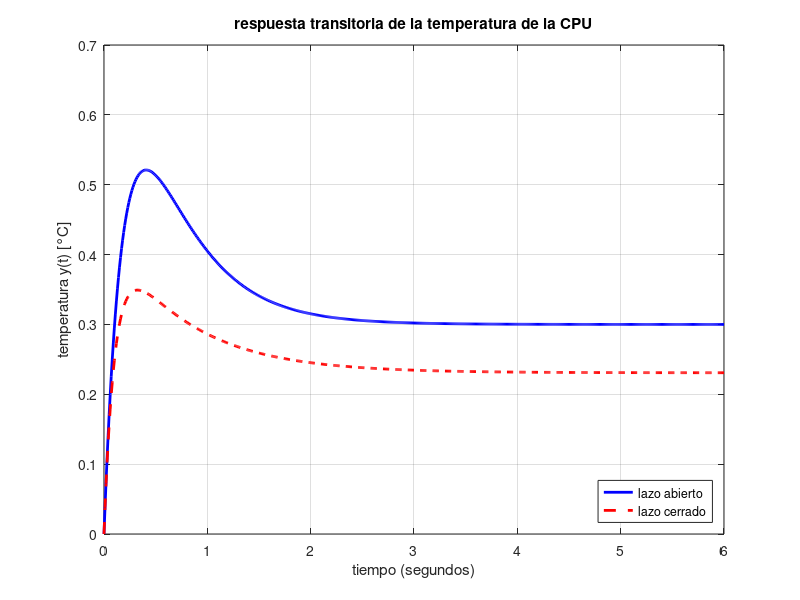

Write the MATLAB code that produced this figure. (Note: this script raises an error after producing the figure.)

clear; clc; close all;

% 3.1. reduccion algebraica del modelo termico

fprintf('--- 3.1. reduccion algebraica ---\n');

% def de las func de transferencia
s = tf('s');
C = 5;
G1 = 2 / (s + 3);
G2 = 1 / (s^2 + 4*s + 4);
H = 1 / (0.5*s + 1);

% directa: G_forward = C * G1 * G2
G_forward = C * G1 * G2;

% lazo cerrado: T(s) = G_forward / (1 + G_forward * H)
T_algebraica = feedback(G_forward, H);

disp('funcion de transferencia equivalente de lazo cerrado T(s):');
minreal(T_algebraica)

%% ---------------------------------------------------------
% 3.2. analisis transitorio de la CPU 
fprintf('\n--- 3.2. analisis transitorio (CPU) ---\n');

% ecuacion diferencial: y''(t) + 7y'(t) + 10y(t) = 4u'(t) + 3u(t)
% 1. lazo abierto
num_abierto = [4, 3];
den_abierto = [1, 7, 10];
H_abierto = tf(num_abierto, den_abierto);

% 2. lazo cerrado
H_cerrado = feedback(H_abierto, 1);

% mostrar func de transferencia
disp('H_abierto(s):');
disp(H_abierto);
disp('H_cerrado(s):');
disp(H_cerrado);

% 3. simulacion entrada escalon unitario
t = 0:0.01:6; % Vector de tiempo para alta resolución
[y_abierto, t_ab] = step(H_abierto, t);
[y_cerrado, t_cl] = step(H_cerrado, t);

figure('Name', 'pregunta 1: respuesta al Escalon', 'NumberTitle', 'off');
plot(t_ab, y_abierto, 'b-', 'LineWidth', 2); hold on;
plot(t_cl, y_cerrado, 'r--', 'LineWidth', 2);
grid on;
title('respuesta transitoria de la temperatura de la CPU');
xlabel('tiempo (segundos)');
ylabel('temperatura y(t) [°C]');
legend('lazo abierto', 'lazo cerrado', 'location', 'southEast');

% 4. cuadro comparativo 
% lazo abierto
info_abierto = stepinfo(H_abierto, 'SettlingTimeThreshold', 0.02);
gain_abierto = dcgain(H_abierto);
poles_abierto = pole(H_abierto);
zeros_abierto = zero(H_abierto);

% lazo cerrado
info_cerrado = stepinfo(H_cerrado, 'SettlingTimeThreshold', 0.02);
gain_cerrado = dcgain(H_cerrado);
poles_cerrado = pole(H_cerrado);
zeros_cerrado = zero(H_cerrado);

% prints varios
fprintf('\n========================================================\n');
fprintf('%-25s | %-12s | %-12s\n', 'metrica', 'lazo abierto', 'lazo cerrado');
fprintf('========================================================\n');
fprintf('%-25s | %-12.4f | %-12.4f\n', 'ganancia estatica', gain_abierto, gain_cerrado);
fprintf('%-25s | %-12.4f | %-12.4f\n', 'tiempo estabilizacion (2%)', info_abierto.SettlingTime, info_cerrado.SettlingTime);
fprintf('%-25s | [%.1f; %.1f]   | [%.2f + %.2fi]\n', 'polos', poles_abierto(1), poles_abierto(2), real(poles_cerrado(1)), imag(poles_cerrado(1)));
fprintf('%-25s | %-12.4f | %-12.4f\n', 'ceros', zeros_abierto, zeros_cerrado);
fprintf('========================================================\n');
